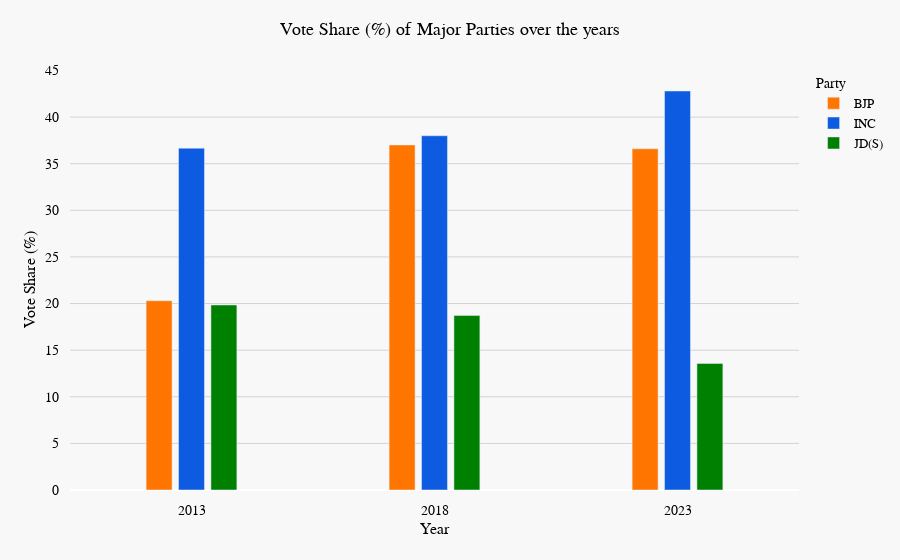

Notebook source saved alongside this figure:
### Markdown cell above
### Plot 1: Vote Share Percent by Major Party and Year

### Code cell
# Prepare the data for vote share percentages
vote_share_data = []

for year in years:
    candid_df = candid_dfs[year]
    
    # Calculate total votes cast in the election
    total_votes = candid_df['votes'].sum()
    
    # Calculate total votes received by each party
    votes_by_party = candid_df.groupby('party')['votes'].sum().reset_index()
    
    # Filter for major parties
    votes_by_party = votes_by_party[votes_by_party['party'].isin(major_parties)]
    
    # Calculate vote share percentage
    votes_by_party['vote_share_percent'] = (votes_by_party['votes'] / total_votes) * 100
    
    # Add the year information
    votes_by_party['year'] = str(year)  # Convert year to string for categorical x-axis
    
    # Append to the list
    vote_share_data.append(votes_by_party[['year', 'party', 'vote_share_percent']])

# Combine the data for all years into a single dataframe
vote_share_df = pd.concat(vote_share_data, ignore_index=True)

# Create the plot for vote share percentages
fig_vote_share = px.bar(
    vote_share_df,
    x='year',
    y='vote_share_percent',
    color='party',
    barmode='group',
    labels={'vote_share_percent': 'Vote Share (%)', 'year': 'Year', 'party': 'Party'},
    color_discrete_map=party_colors,
    custom_data=['party'],
)

fig_vote_share.update_traces(
    hovertemplate="Year: %{x}<br>Vote Share: %{y:.2f}%<br>Party: %{customdata[0]}<extra></extra>"
)

# Update layout as per your specifications
fig_vote_share.update_layout(
    # font=dict(family='Cambria'),
    bargap=0.6,  # Adjust the gap between bars
    bargroupgap=0.2,
    dragmode = False,
    xaxis=dict(
        title='Year',
        tickmode='linear',
        showgrid=False,
        tickfont=dict(family="Cambria", size=14, color="black"),
        titlefont=dict(family="Cambria", size=16, color="black")
    ),
    yaxis=dict(
        title='Vote Share (%)',
        gridcolor='lightgrey',
        showgrid=True,
        zeroline=True,
        tickvals = [0,5,10,15,20,25,30,35,40,45,50],
        tickfont=dict(family="Cambria", size=14, color="black"),
        titlefont=dict(family="Cambria", size=16, color="black")
    ),
    title = dict(
        font=dict(family="Cambria", size=18, color="black"),
        text = "Vote Share (%) of Major Parties over the years",
        xanchor = 'center',
        x = 0.5
    ),
    margin = dict(pad=10,t=70,b=70,r=70,l=70), 
    legend_title_font=dict(family="Cambria", size=14, color="black"),
    legend_font=dict(family="Cambria", size=13, color="black"),
    legend_title_text='Party',
    plot_bgcolor='#f8f8f8',
    paper_bgcolor='#f8f8f8',
    autosize=True,
)

# Only show horizontal gridlines
fig_vote_share.update_xaxes(showgrid=False)
fig_vote_share.update_yaxes(showgrid=True)

# Save the figure as JSON
pio.write_json(fig_vote_share, 'plots/keh_voteshare.json')
fig_vote_share

### Figure 1 — Plotly figure (JSON) as saved in the notebook; plotly's stock layout.template omitted (floating-point values rounded to 4 significant figures)
{"data": [{"alignmentgroup": "True", "customdata": [["BJP"], ["BJP"], ["BJP"]], "hovertemplate": "Year: %{x}<br>Vote Share: %{y:.2f}%<br>Party: %{customdata[0]}<extra></extra>", "legendgroup": "BJP", "marker": {"color": "#FF7500", "pattern": {"shape": ""}}, "name": "BJP", "offsetgroup": "BJP", "orientation": "v", "showlegend": true, "textposition": "auto", "type": "bar", "x": ["2013", "2018", "2023"], "xaxis": "x", "y": [20.3, 37.01, 36.6], "yaxis": "y"}, {"alignmentgroup": "True", "customdata": [["INC"], ["INC"], ["INC"]], "hovertemplate": "Year: %{x}<br>Vote Share: %{y:.2f}%<br>Party: %{customdata[0]}<extra></extra>", "legendgroup": "INC", "marker": {"color": "#0D5BE1", "pattern": {"shape": ""}}, "name": "INC", "offsetgroup": "INC", "orientation": "v", "showlegend": true, "textposition": "auto", "type": "bar", "x": ["2013", "2018", "2023"], "xaxis": "x", "y": [36.67, 38.0, 42.8], "yaxis": "y"}, {"alignmentgroup": "True", "customdata": [["JD(S)"], ["JD(S)"], ["JD(S)"]], "hovertemplate": "Year: %{x}<br>Vote Share: %{y:.2f}%<br>Party: %{customdata[0]}<extra></extra>", "legendgroup": "JD(S)", "marker": {"color": "green", "pattern": {"shape": ""}}, "name": "JD(S)", "offsetgroup": "JD(S)", "orientation": "v", "showlegend": true, "textposition": "auto", "type": "bar", "x": ["2013", "2018", "2023"], "xaxis": "x", "y": [19.85, 18.71, 13.57], "yaxis": "y"}], "layout": {"autosize": true, "bargap": 0.6, "bargroupgap": 0.2, "barmode": "group", "dragmode": false, "legend": {"font": {"color": "black", "family": "Cambria", "size": 13}, "title": {"font": {"color": "black", "family": "Cambria", "size": 14}, "text": "Party"}, "tracegroupgap": 0}, "margin": {"b": 70, "l": 70, "pad": 10, "r": 70, "t": 70}, "paper_bgcolor": "#f8f8f8", "plot_bgcolor": "#f8f8f8", "title": {"font": {"color": "black", "family": "Cambria", "size": 18}, "text": "Vote Share (%) of Major Parties over the years", "x": 0.5, "xanchor": "center"}, "xaxis": {"anchor": "y", "domain": [0, 1], "showgrid": false, "tickfont": {"color": "black", "family": "Cambria", "size": 14}, "tickmode": "linear", "title": {"font": {"color": "black", "family": "Cambria", "size": 16}, "text": "Year"}}, "yaxis": {"anchor": "x", "domain": [0, 1], "gridcolor": "lightgrey", "showgrid": true, "tickfont": {"color": "black", "family": "Cambria", "size": 14}, "tickvals": [0, 5, 10, 15, 20, 25, 30, 35, 40, 45, 50], "title": {"font": {"color": "black", "family": "Cambria", "size": 16}, "text": "Vote Share (%)"}, "zeroline": true}}}
